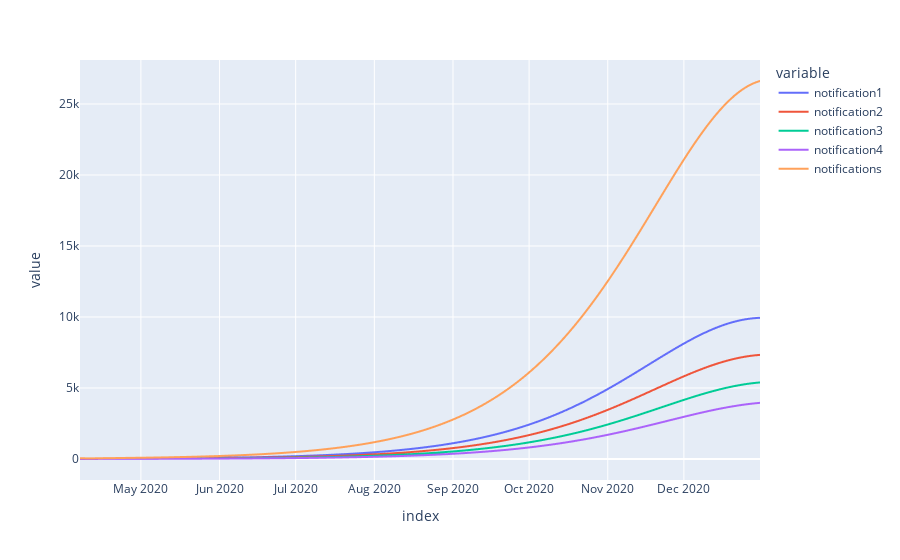

Here is the notebook cell this chart was saved with:
### Code cell
fig = px.line(m.get_derived_outputs_df())
fig.show()

### Figure 1 — Plotly figure (JSON) as saved in the notebook; plotly's stock layout.template omitted (floating-point values rounded to 4 significant figures; data arrays with more than 128 entries replaced by an {"elided": "..."} marker saying what was removed)
{"data": [{"hovertemplate": "variable=notification1<br>index=%{x}<br>value=%{y}<extra></extra>", "legendgroup": "notification1", "line": {"color": "#636efa", "dash": "solid"}, "marker": {"symbol": "circle"}, "mode": "lines", "name": "notification1", "showlegend": true, "type": "scattergl", "x": {"elided": "269 str values"}, "xaxis": "x", "y": {"elided": "269 float values"}, "yaxis": "y"}, {"hovertemplate": "variable=notification2<br>index=%{x}<br>value=%{y}<extra></extra>", "legendgroup": "notification2", "line": {"color": "#EF553B", "dash": "solid"}, "marker": {"symbol": "circle"}, "mode": "lines", "name": "notification2", "showlegend": true, "type": "scattergl", "x": {"elided": "269 str values"}, "xaxis": "x", "y": {"elided": "269 float values"}, "yaxis": "y"}, {"hovertemplate": "variable=notification3<br>index=%{x}<br>value=%{y}<extra></extra>", "legendgroup": "notification3", "line": {"color": "#00cc96", "dash": "solid"}, "marker": {"symbol": "circle"}, "mode": "lines", "name": "notification3", "showlegend": true, "type": "scattergl", "x": {"elided": "269 str values"}, "xaxis": "x", "y": {"elided": "269 float values"}, "yaxis": "y"}, {"hovertemplate": "variable=notification4<br>index=%{x}<br>value=%{y}<extra></extra>", "legendgroup": "notification4", "line": {"color": "#ab63fa", "dash": "solid"}, "marker": {"symbol": "circle"}, "mode": "lines", "name": "notification4", "showlegend": true, "type": "scattergl", "x": {"elided": "269 str values"}, "xaxis": "x", "y": {"elided": "269 float values"}, "yaxis": "y"}, {"hovertemplate": "variable=notifications<br>index=%{x}<br>value=%{y}<extra></extra>", "legendgroup": "notifications", "line": {"color": "#FFA15A", "dash": "solid"}, "marker": {"symbol": "circle"}, "mode": "lines", "name": "notifications", "showlegend": true, "type": "scattergl", "x": {"elided": "269 str values"}, "xaxis": "x", "y": {"elided": "269 float values"}, "yaxis": "y"}], "layout": {"legend": {"title": {"text": "variable"}, "tracegroupgap": 0}, "margin": {"t": 60}, "xaxis": {"anchor": "y", "domain": [0, 1], "title": {"text": "index"}}, "yaxis": {"anchor": "x", "domain": [0, 1], "title": {"text": "value"}}}}
